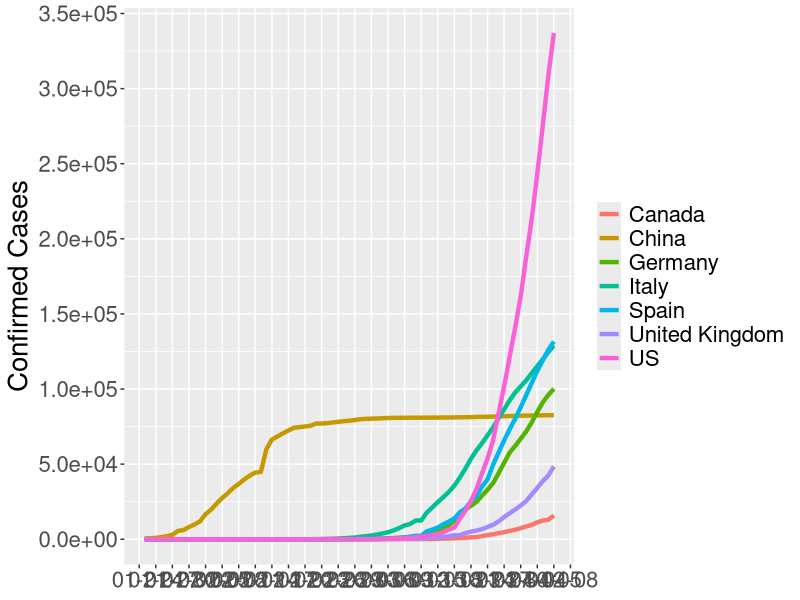
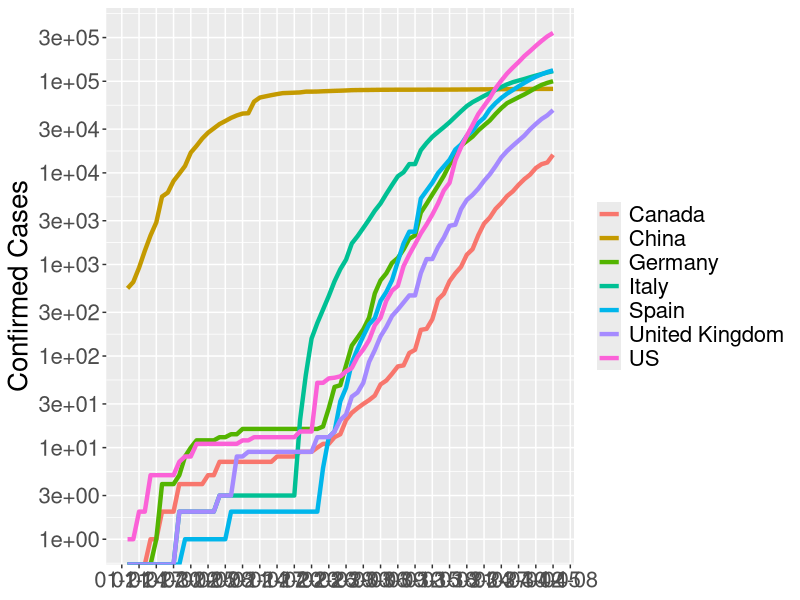
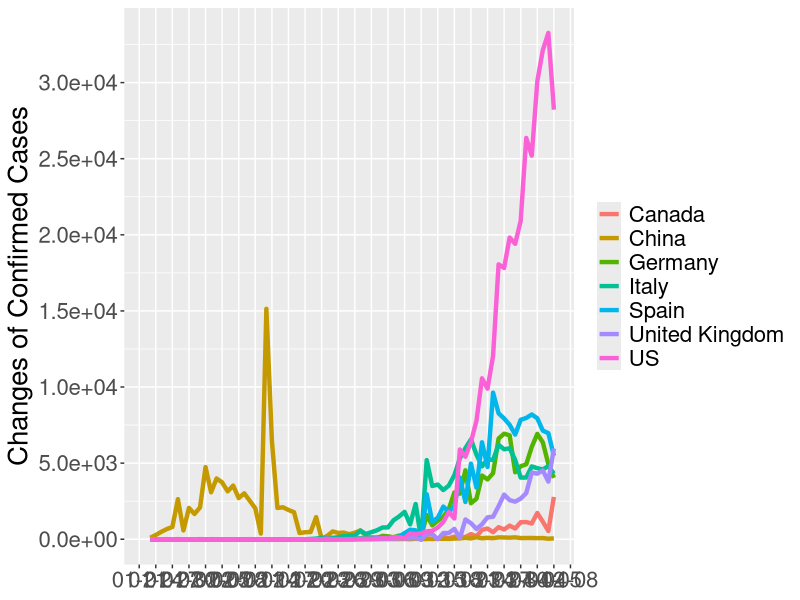
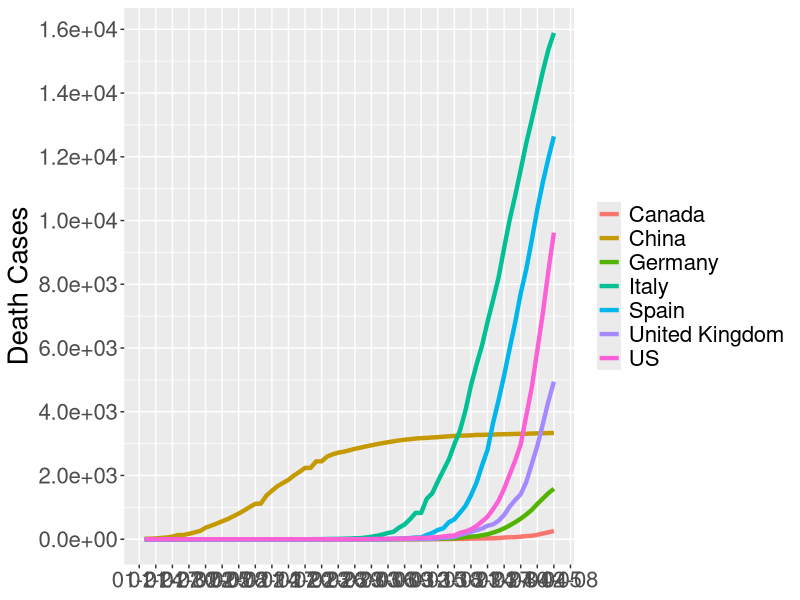
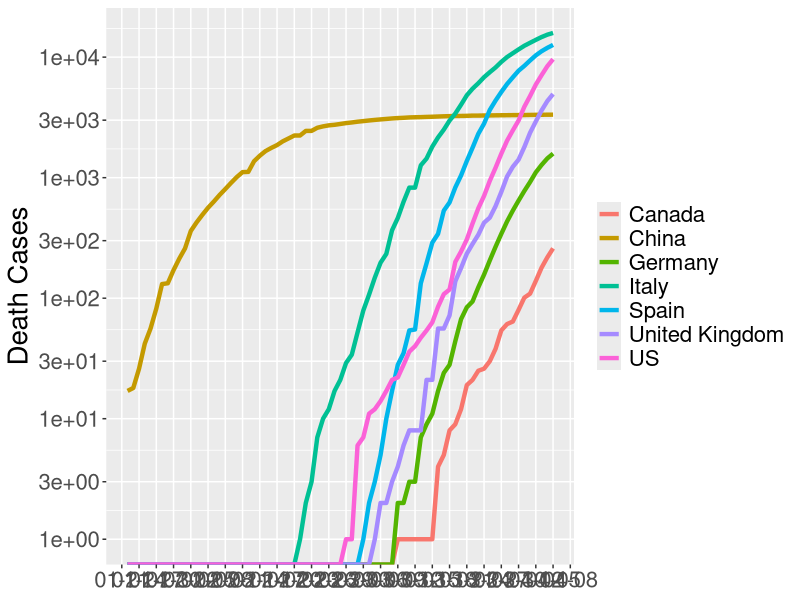
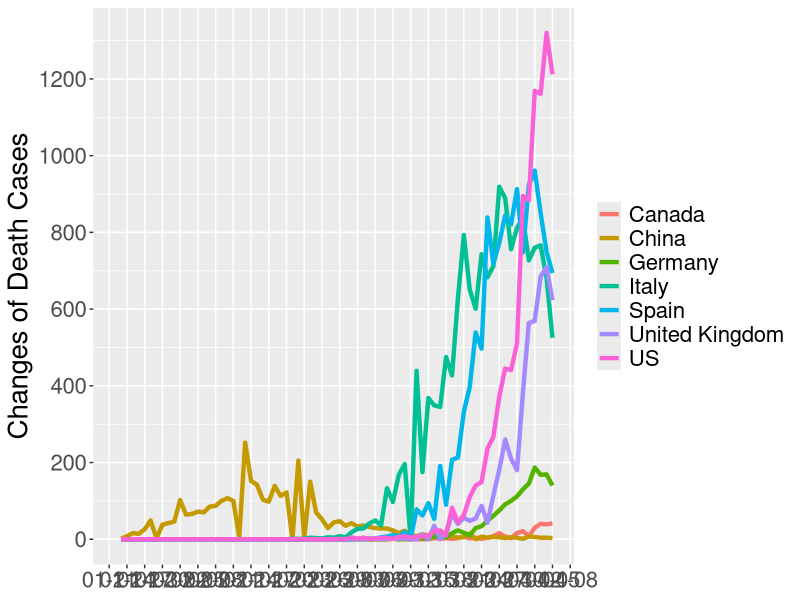
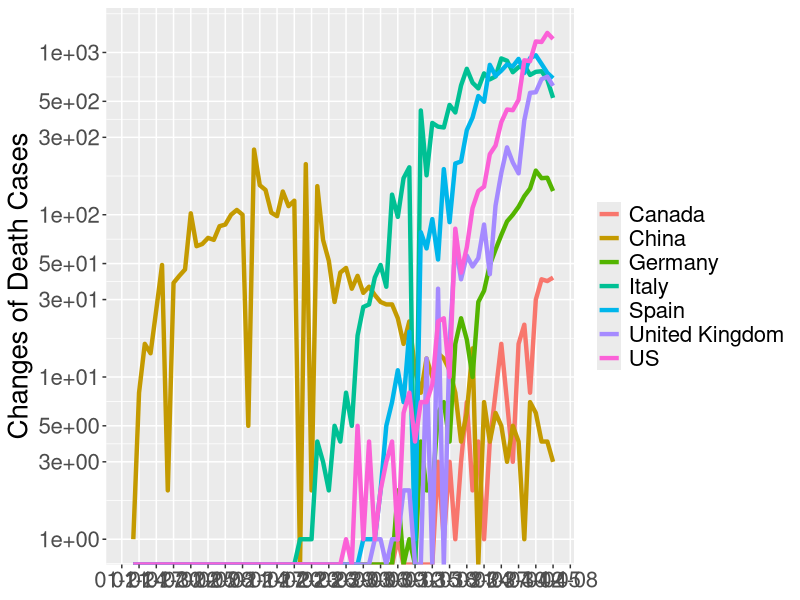
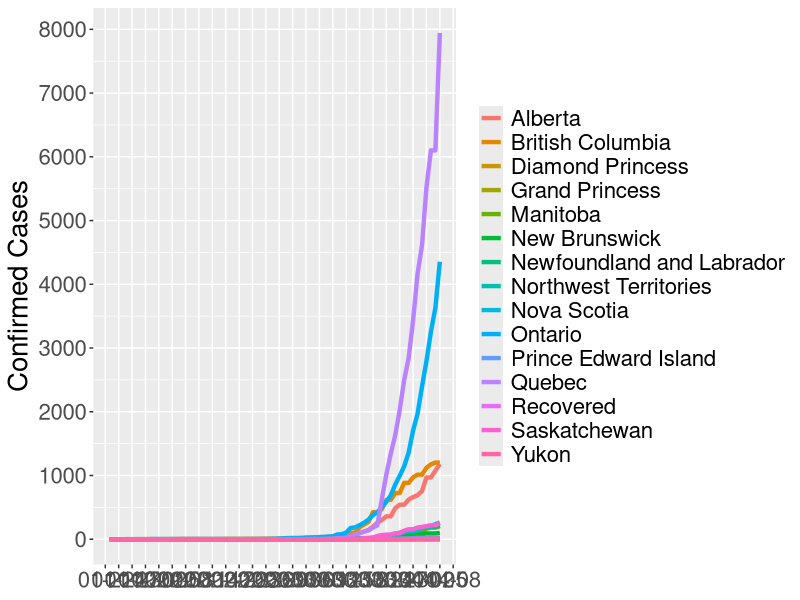

These charts were generated, in order, by the following R code:
## ---- chunk 1
knitr::opts_chunk$set(warning = FALSE)
knitr::opts_chunk$set(message = FALSE)
knitr::opts_chunk$set(cache = FALSE)
knitr::opts_chunk$set(echo = FALSE)
knitr::opts_chunk$set(fig.width = 24)
knitr::opts_chunk$set(fig.height = 10)
knitr::opts_chunk$set(results = "asis")
## ---- chunk 2
## Libraries
library(ggplot2)
library(dplyr)
library(reshape2)
library(data.table)
## ---- chunk 3
confirmed <- read.csv("time_series_covid19_confirmed_global.csv")
deaths <- read.csv("time_series_covid19_deaths_global.csv")

# Read data files from website
# confirmed <- read.csv("https://data.humdata.org/hxlproxy/api/data-preview.csv?url=https%3A%2F%2Fraw.githubusercontent.com%2FCSSEGISandData%2FCOVID-19%2Fmaster%2Fcsse_covid_19_data%2Fcsse_covid_19_time_series%2Ftime_series_covid19_confirmed_global.csv&filename=time_series_covid19_confirmed_global.csv")
# deaths <- read.csv("https://data.humdata.org/hxlproxy/api/data-preview.csv?url=https%3A%2F%2Fraw.githubusercontent.com%2FCSSEGISandData%2FCOVID-19%2Fmaster%2Fcsse_covid_19_data%2Fcsse_covid_19_time_series%2Ftime_series_covid19_deaths_global.csv&filename=time_series_covid19_deaths_global.csv")


# Reshape data
confirmed <- confirmed %>% 
  rename(Country = Country.Region) %>%
  group_by(Country) %>%
  select(-Lat, -Long) %>%
  ungroup

col_names <- colnames(confirmed)[-(1:2)]
date_list <- substr(col_names, 2, nchar(col_names)-3)
date_list <- gsub("[.]", "/", date_list)
date_list <- paste("2020/", date_list, sep = "")

confirmed_by_country <- rbindlist(lapply(1:length(date_list), function(n){
  confirmed %>% 
    select(Country, !!col_names[n]) %>%
    rename(Cases = !!col_names[n]) %>%
    mutate(Date = as.Date(date_list[n])) %>%
    group_by(Country, Date) %>%
    summarise(Confirmed_Cases = sum(Cases)) %>%
    ungroup
}))  %>%
    group_by(Country) %>%
    mutate(Confirmed_Changes = Confirmed_Cases - lag(Confirmed_Cases)) %>%
    ungroup

deaths <- deaths %>% 
  rename(Country = Country.Region) %>%
  group_by(Country) %>%
  select(-Lat, -Long) %>%
  ungroup

deaths_by_country <- (rbindlist(lapply(1:length(date_list), function(n){
  deaths %>% 
    select(Country, !!col_names[n]) %>%
    rename(Cases = !!col_names[n]) %>%
    mutate(Date = as.Date(date_list[n])) %>%
    group_by(Country, Date) %>%
    summarise(Death_Cases = sum(Cases)) %>%
    ungroup
}))) %>%
    group_by(Country) %>%
    mutate(Death_Changes = Death_Cases - lag(Death_Cases)) %>%
    ungroup

interested_countries <- merge(confirmed_by_country, deaths_by_country, all = T) %>%
  filter(Country %in% c("China", "US", "Canada", "United Kingdom", "Italy", "Germany", "Spain"))

## ---- chunk 4
ggplot(interested_countries) +
  geom_line(aes(x = Date, y = Confirmed_Cases, group = Country, color = Country), size = 1.5) + 
  xlab(NULL) +
  theme(legend.title = element_blank()) + 
  ylab("Confirmed Cases") +
  scale_x_date(date_breaks = "3 days",  date_labels = "%m-%d", minor_breaks = NULL) + 
  theme(legend.text = element_text(size=16),
        text = element_text(size=20)) + 
  scale_y_continuous(breaks = scales::pretty_breaks(n = 10), labels = scales::scientific)
## ---- chunk 5
ggplot(interested_countries) +
  geom_line(aes(x = Date, y = Confirmed_Cases, group = Country, color = Country), size = 1.5) + 
  xlab(NULL) +
  theme(legend.title = element_blank()) + 
  ylab("Confirmed Cases") +
  scale_x_date(date_breaks = "3 days",  date_labels = "%m-%d", minor_breaks = NULL) + 
  theme(legend.text = element_text(size=16),
        text = element_text(size=20)) + 
  scale_y_continuous(trans='log10', breaks = scales::breaks_log(n = 10, base = 10), labels = scales::scientific)
## ---- chunk 6
ggplot(interested_countries) +
  geom_line(aes(x = Date, y = Confirmed_Changes, group = Country, color = Country), size = 1.5) + 
  xlab(NULL) +
  theme(legend.title = element_blank()) + 
  ylab("Changes of Confirmed Cases") +
  scale_x_date(date_breaks = "3 days",  date_labels = "%m-%d", minor_breaks = NULL) + 
  theme(legend.text = element_text(size=16),
        text = element_text(size=20)) + 
  scale_y_continuous(breaks = scales::pretty_breaks(n = 10), labels = scales::scientific)
## ---- chunk 7
ggplot(interested_countries) +
  geom_line(aes(x = Date, y = Death_Cases, group = Country, color = Country), size = 1.5) + 
  xlab(NULL) +
  theme(legend.title = element_blank()) + 
  ylab("Death Cases") +
  scale_x_date(date_breaks = "3 days",  date_labels = "%m-%d", minor_breaks = NULL) + 
  theme(legend.text = element_text(size=16),
        text = element_text(size=20)) + 
  scale_y_continuous(breaks = scales::pretty_breaks(n = 10), labels = scales::scientific)
## ---- chunk 8
ggplot(interested_countries) +
  geom_line(aes(x = Date, y = Death_Cases, group = Country, color = Country), size = 1.5) + 
  xlab(NULL) +
  theme(legend.title = element_blank()) + 
  ylab("Death Cases") +
  scale_x_date(date_breaks = "3 days",  date_labels = "%m-%d", minor_breaks = NULL) + 
  theme(legend.text = element_text(size=16),
        text = element_text(size=20)) + 
  scale_y_continuous(trans='log10', breaks = scales::breaks_log(n = 10, base = 10), labels = scales::scientific)
## ---- chunk 9
ggplot(interested_countries) +
  geom_line(aes(x = Date, y = Death_Changes, group = Country, color = Country), size = 1.5) + 
  xlab(NULL) +
  theme(legend.title = element_blank()) + 
  ylab("Changes of Death Cases") +
  scale_x_date(date_breaks = "3 days",  date_labels = "%m-%d", minor_breaks = NULL) + 
  theme(legend.text = element_text(size=16),
        text = element_text(size=20)) + 
  scale_y_continuous(breaks = scales::pretty_breaks(n = 10))
## ---- chunk 10
ggplot(interested_countries) +
  geom_line(aes(x = Date, y = Death_Changes, group = Country, color = Country), size = 1.5) + 
  xlab(NULL) +
  theme(legend.title = element_blank()) + 
  ylab("Changes of Death Cases") +
  scale_x_date(date_breaks = "3 days",  date_labels = "%m-%d", minor_breaks = NULL) + 
  theme(legend.text = element_text(size=16),
        text = element_text(size=20)) + 
  scale_y_continuous(trans='log10', breaks = scales::breaks_log(n = 10, base = 10), labels = scales::scientific)
## ---- chunk 11
confirmed_in_CA <- confirmed %>% 
  filter(Country == "Canada") %>%
  rename(Province = Province.State)

confirmed_in_CA <- rbindlist(lapply(1:length(date_list), function(n){
  confirmed_in_CA %>% 
    select(Province, !!col_names[n]) %>%
    rename(Cases = !!col_names[n]) %>%
    mutate(Date = as.Date(date_list[n])) %>%
    group_by(Province, Date) %>%
    summarise(Confirmed_Cases = sum(Cases)) %>%
    ungroup 
}))  %>%
    group_by(Province) %>%
    mutate(Confirmed_Changes = Confirmed_Cases - lag(Confirmed_Cases)) %>%
    ungroup

death_in_CA <- deaths %>% 
  filter(Country == "Canada") %>%
  rename(Province = Province.State)


death_in_CA <- rbindlist(lapply(1:length(date_list), function(n){
  death_in_CA %>% 
    select(Province, !!col_names[n]) %>%
    rename(Cases = !!col_names[n]) %>%
    mutate(Date = as.Date(date_list[n])) %>%
    group_by(Province, Date) %>%
    summarise(Death_Cases = sum(Cases)) %>%
    ungroup %>%
    mutate( Changes = Death_Cases - lag(Death_Cases)) %>%
    ungroup
})) %>%
    group_by(Province) %>%
    mutate(Death_Changes = Death_Cases - lag(Death_Cases)) %>%
    ungroup

summary_ca <- merge(confirmed_in_CA, death_in_CA, all = T) 

## ---- chunk 12
ggplot(summary_ca) +
  geom_line(aes(x = Date, y = Confirmed_Cases, group = Province, color = Province), size = 1.5) + 
  xlab(NULL) +
  theme(legend.title = element_blank()) + 
  ylab("Confirmed Cases") +
  scale_x_date(date_breaks = "3 days",  date_labels = "%m-%d", minor_breaks = NULL) + 
  theme(legend.text = element_text(size=16),
        text = element_text(size=20)) + 
  scale_y_continuous(breaks = scales::pretty_breaks(n = 10))
## ---- chunk 13
ggplot(summary_ca) +
  geom_line(aes(x = Date, y = Confirmed_Cases, group = Province, color = Province), size = 1.5) + 
  xlab(NULL) +
  theme(legend.title = element_blank()) + 
  ylab("Confirmed Cases") +
  scale_x_date(date_breaks = "3 days",  date_labels = "%m-%d", minor_breaks = NULL) + 
  theme(legend.text = element_text(size=16),
        text = element_text(size=20)) + 
  scale_y_continuous(trans='log10', breaks = scales::breaks_log(n = 10, base = 10), labels = scales::scientific)
## ---- chunk 14
ggplot(summary_ca) +
  geom_line(aes(x = Date, y = Confirmed_Changes, group = Province, color = Province), size = 1.5) + 
  xlab(NULL) +
  theme(legend.title = element_blank()) + 
  ylab("Changes of Confirmed Cases") +
  scale_x_date(date_breaks = "3 days",  date_labels = "%m-%d", minor_breaks = NULL) + 
  theme(legend.text = element_text(size=16),
        text = element_text(size=20)) + 
  scale_y_continuous(breaks = scales::pretty_breaks(n = 10))
## ---- chunk 15
ggplot(summary_ca) +
  geom_line(aes(x = Date, y = Death_Cases, group = Province, color = Province), size = 1.5) + 
  xlab(NULL) +
  theme(legend.title = element_blank()) + 
  ylab("Death Cases") +
  scale_x_date(date_breaks = "3 days",  date_labels = "%m-%d", minor_breaks = NULL) + 
  theme(legend.text = element_text(size=16),
        text = element_text(size=20)) + 
  scale_y_continuous(breaks = scales::pretty_breaks(n = 10))
## ---- chunk 16
ggplot(summary_ca) +
  geom_line(aes(x = Date, y = Death_Changes, group = Province, color = Province), size = 1.5) + 
  xlab(NULL) +
  theme(legend.title = element_blank()) + 
  ylab("Changes of Death Cases") +
  scale_x_date(date_breaks = "3 days",  date_labels = "%m-%d", minor_breaks = NULL) + 
  theme(legend.text = element_text(size=16),
        text = element_text(size=20)) + 
  scale_y_continuous(breaks = scales::pretty_breaks(n = 10))
